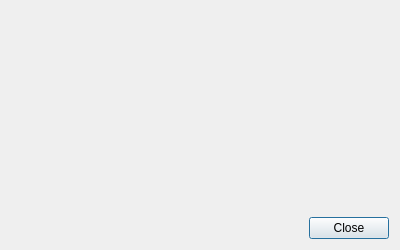
<?xml version="1.0" encoding="UTF-8"?>
<ui version="4.0">
 <class>dlgAbout</class>
 <widget class="QDialog" name="dlgAbout">
  <property name="windowModality">
   <enum>Qt::WindowModality::ApplicationModal</enum>
  </property>
  <property name="geometry">
   <rect>
    <x>0</x>
    <y>0</y>
    <width>400</width>
    <height>250</height>
   </rect>
  </property>
  <property name="windowTitle">
   <string>About</string>
  </property>
  <property name="modal">
   <bool>true</bool>
  </property>
  <layout class="QVBoxLayout" name="verticalLayout_2">
   <item>
    <layout class="QVBoxLayout" name="verticalLayout">
     <property name="spacing">
      <number>9</number>
     </property>
     <property name="leftMargin">
      <number>12</number>
     </property>
     <property name="topMargin">
      <number>12</number>
     </property>
     <property name="rightMargin">
      <number>12</number>
     </property>
     <property name="bottomMargin">
      <number>12</number>
     </property>
     <item>
      <widget class="QLabel" name="lblDescription">
       <property name="text">
        <string/>
       </property>
       <property name="alignment">
        <set>Qt::AlignmentFlag::AlignCenter</set>
       </property>
      </widget>
     </item>
     <item>
      <widget class="QLabel" name="lblRepoWebsite">
       <property name="text">
        <string/>
       </property>
       <property name="alignment">
        <set>Qt::AlignmentFlag::AlignCenter</set>
       </property>
       <property name="openExternalLinks">
        <bool>true</bool>
       </property>
       <property name="textInteractionFlags">
        <set>Qt::TextInteractionFlag::TextBrowserInteraction</set>
       </property>
      </widget>
     </item>
     <item>
      <widget class="QLabel" name="lblCopyright">
       <property name="text">
        <string/>
       </property>
       <property name="alignment">
        <set>Qt::AlignmentFlag::AlignCenter</set>
       </property>
      </widget>
     </item>
     <item>
      <widget class="QLabel" name="lblCopyrightHistory">
       <property name="acceptDrops">
        <bool>false</bool>
       </property>
       <property name="text">
        <string/>
       </property>
       <property name="alignment">
        <set>Qt::AlignmentFlag::AlignCenter</set>
       </property>
      </widget>
     </item>
     <item>
      <widget class="QLabel" name="lblVersion">
       <property name="text">
        <string/>
       </property>
       <property name="alignment">
        <set>Qt::AlignmentFlag::AlignCenter</set>
       </property>
      </widget>
     </item>
     <item>
      <spacer name="verticalSpacer">
       <property name="orientation">
        <enum>Qt::Orientation::Vertical</enum>
       </property>
       <property name="sizeHint" stdset="0">
        <size>
         <width>20</width>
         <height>40</height>
        </size>
       </property>
      </spacer>
     </item>
    </layout>
   </item>
   <item>
    <widget class="QDialogButtonBox" name="buttonBox">
     <property name="orientation">
      <enum>Qt::Orientation::Horizontal</enum>
     </property>
     <property name="standardButtons">
      <set>QDialogButtonBox::StandardButton::Close</set>
     </property>
    </widget>
   </item>
  </layout>
 </widget>
 <resources/>
 <connections>
  <connection>
   <sender>buttonBox</sender>
   <signal>clicked(QAbstractButton*)</signal>
   <receiver>dlgAbout</receiver>
   <slot>accept()</slot>
   <hints>
    <hint type="sourcelabel">
     <x>259</x>
     <y>273</y>
    </hint>
    <hint type="destinationlabel">
     <x>259</x>
     <y>149</y>
    </hint>
   </hints>
  </connection>
 </connections>
</ui>
